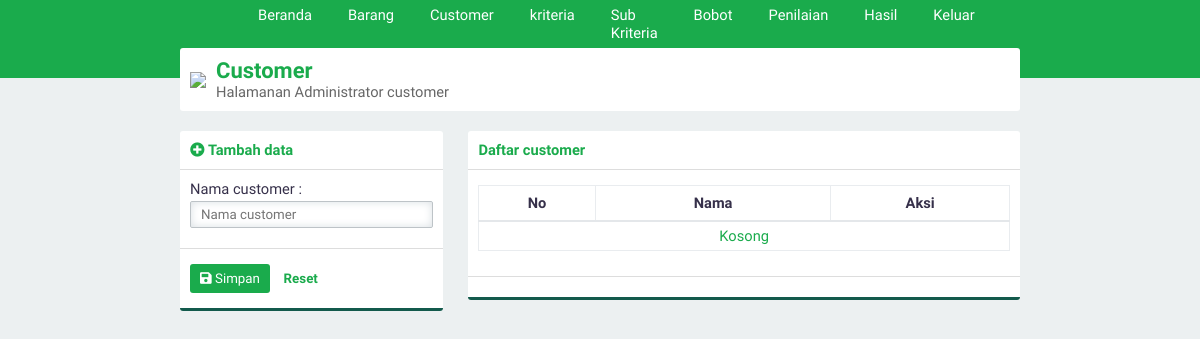
The page /?page=customer (signed in) on the database as committed earlier.
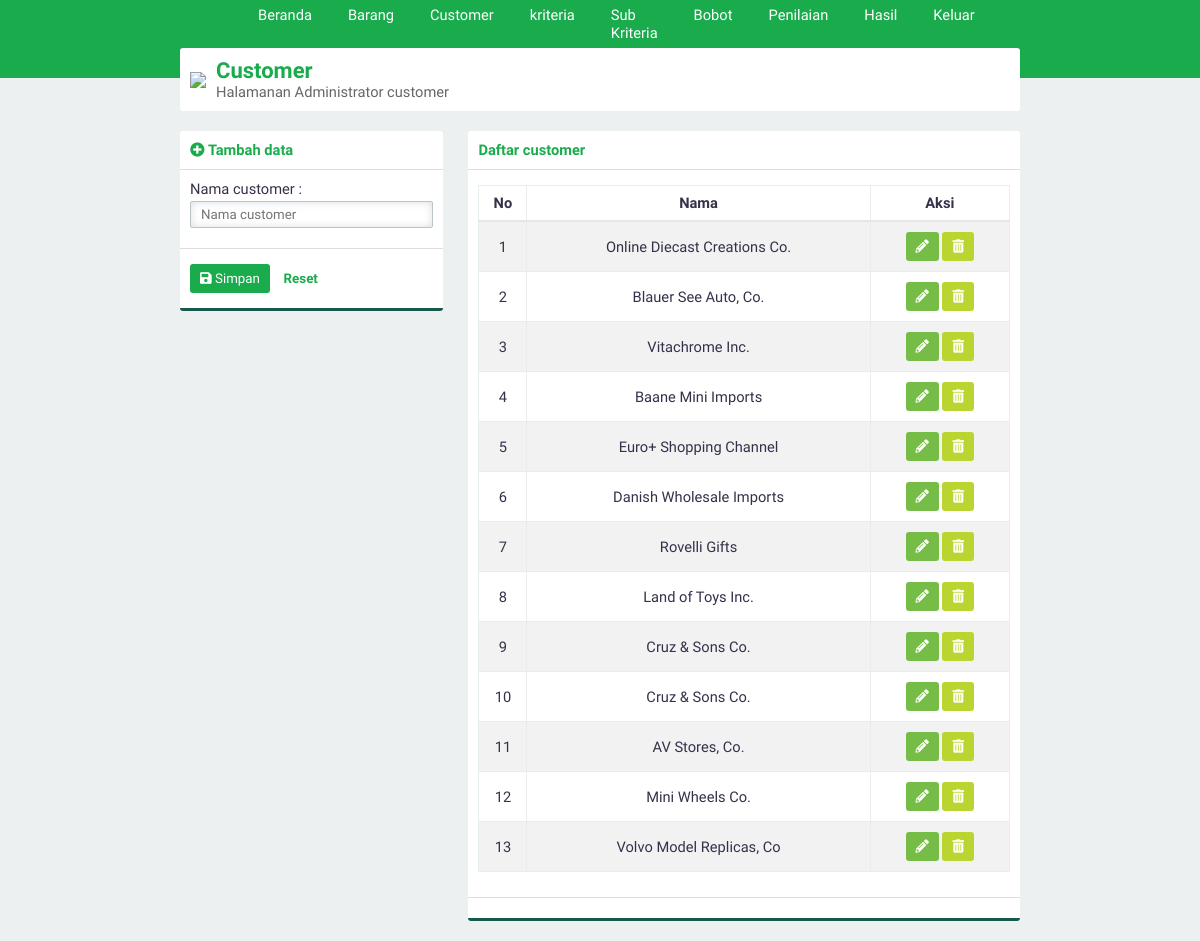
The same page on the database as committed later.
### tables this page shows
CREATE TABLE IF NOT EXISTS `customer` (
`id_customer` int(3) NOT NULL,
  `namacustomer` varchar(30) NOT NULL
);

### page/customer.php (the view)
<div class="panel">
    <div class="panel-middle" id="judul">
        <img src="asset/image/customer.svg">
        <div id="judul-text">
            <h2 class="text-green">Customer</h2>
            Halamanan Administrator customer
        </div>
    </div>
</div>
<div class="row">
    <div class="col-4">
        <div class="panel">
            <?php
            if (@htmlspecialchars($_GET['aksi'])=='ubah'){
                include 'ubahcustomer.php';
            }else{
                include 'tambahcustomer.php';
            }
            ?>
        </div>
    </div>
    <div class="col-8">
        <div class="panel">
            <div class="panel-top">
                <b class="text-green">Daftar customer</b>
            </div>
            <div class="panel-middle">
                <div class="table-responsive">
                    <table>
                        <thead><tr><th>No</th><th>Nama</th><th>Aksi</th></tr></thead>
                        <tbody>
                        <?php
                        $query="SELECT * FROM customer";
                        $execute=$konek->query($query);
                        if ($execute->num_rows > 0){
                            $no=1;
                            while($data=$execute->fetch_array(MYSQLI_ASSOC)){
                                echo"
                                <tr id='data'>
                                    <td>$no</td>
                                    <td>$data[namacustomer]</td>
                                    <td>
                                    <div class='norebuttom'>
                                    <a class=\"btn btn-light-green\" href='./?page=customer&aksi=ubah&id=".$data['id_customer']."'><i class='fa fa-pencil-alt'></i></a>
                                    <a class=\"btn btn-yellow\" data-a=".$data['namacustomer']." id='hapus' href='./proses/proseshapus.php/?op=customer&id=".$data['id_customer']."'><i class='fa fa-trash-alt'></i></a>
                                    </div></td>
                                </tr>";
                                $no++;
                            }
                        }else{
                            echo "<tr><td  class='text-center text-green' colspan='3'>Kosong</td></tr>";
                        }
                        ?>
                        </tbody>
                    </table>
                </div>
            </div>
            <div class="panel-bottom"></div>
        </div>
    </div>
</div>

Rows that differ between the two databases and show on the page:
added customer: namacustomer "Online Diecast Creations Co."
added customer: namacustomer "Blauer See Auto, Co."
added customer: namacustomer "Vitachrome Inc."
added customer: namacustomer "Baane Mini Imports"
added customer: namacustomer "Euro+ Shopping Channel"
added customer: namacustomer "Danish Wholesale Imports"
added customer: namacustomer "Rovelli Gifts"
added customer: namacustomer "Land of Toys Inc."
added customer: namacustomer "Cruz & Sons Co."
added customer: namacustomer "Cruz & Sons Co."
added customer: namacustomer "AV Stores, Co."
added customer: namacustomer "Mini Wheels Co."
added customer: namacustomer "Volvo Model Replicas, Co"
Other text that changed with them:
text no longer shown: "Kosong"
